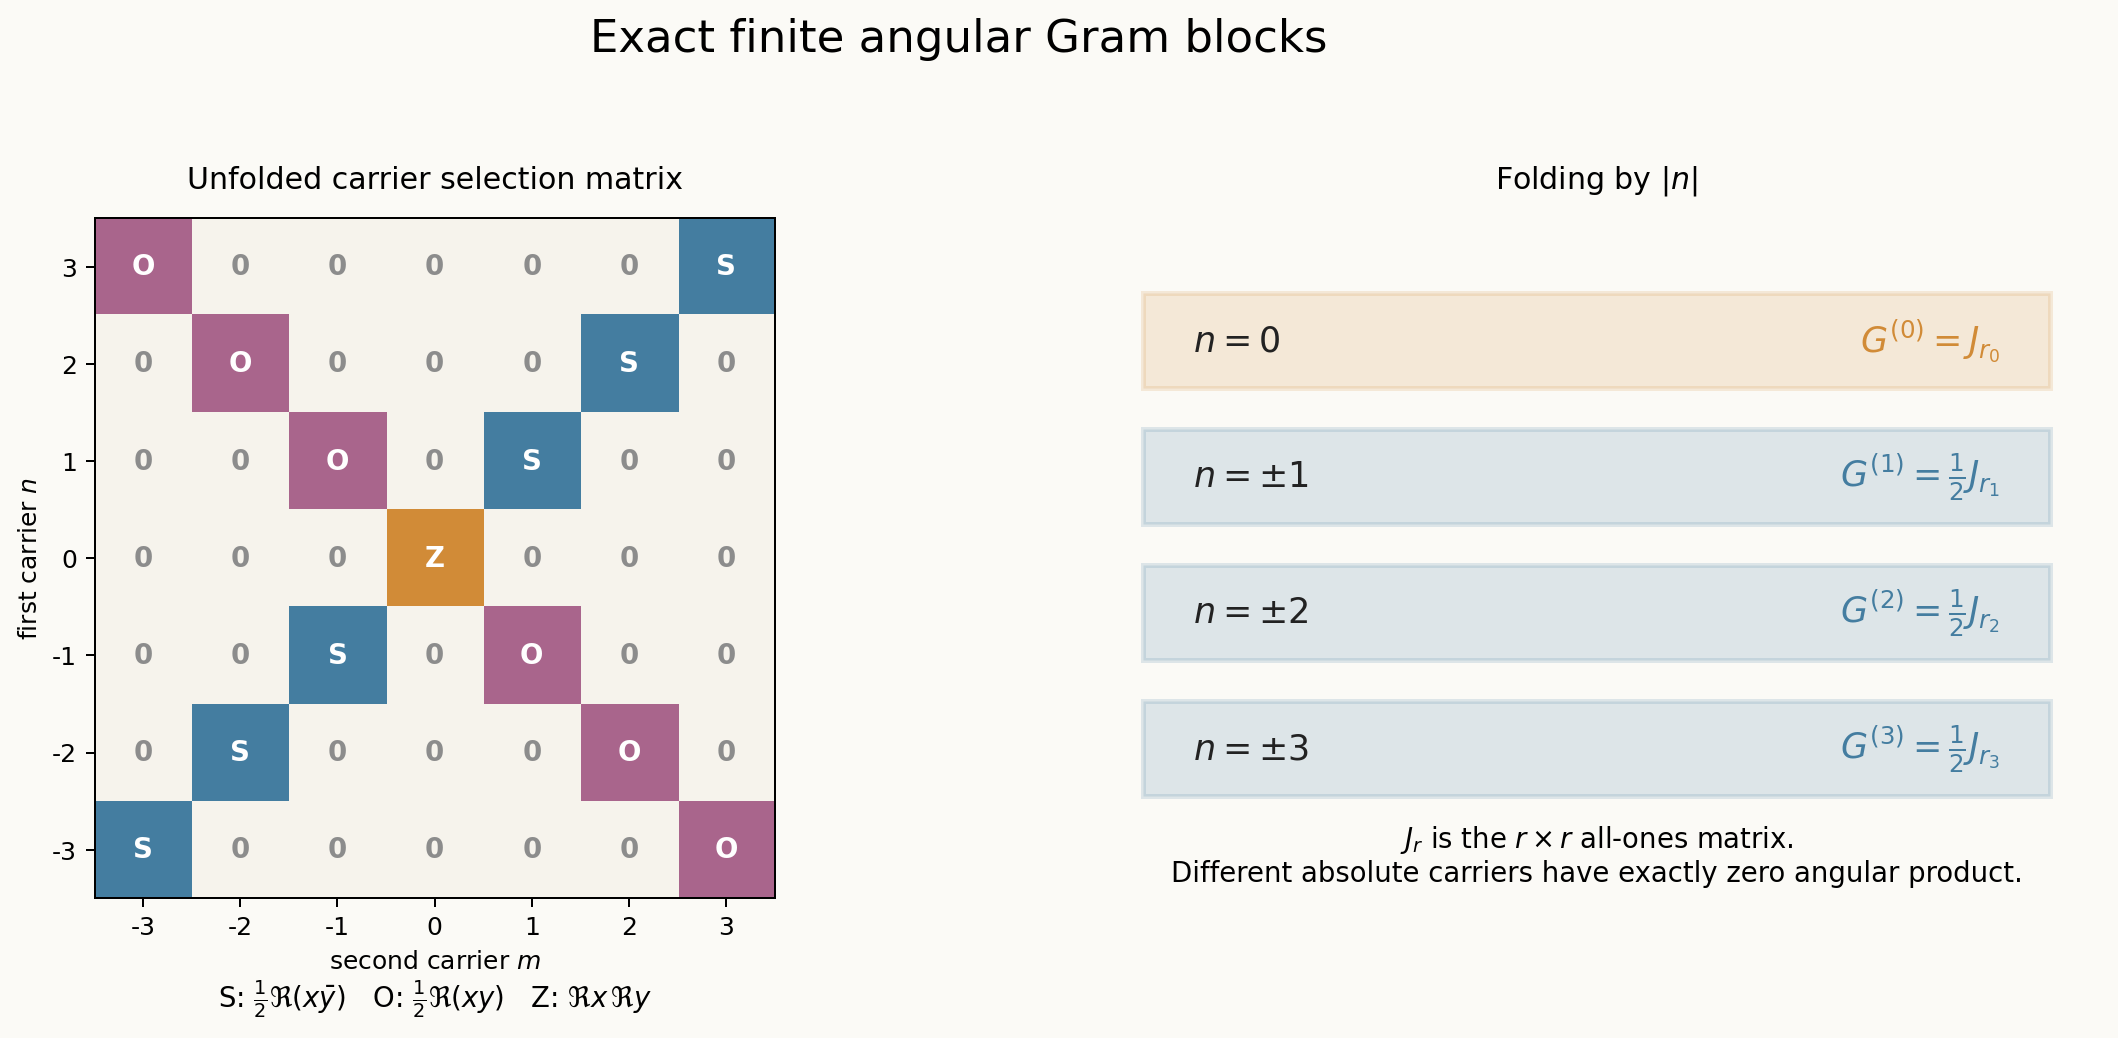

Write Python code to recreate this figure.
from pathlib import Path

import matplotlib.colors as colors
import matplotlib.pyplot as plt
import numpy as np


OUT = Path(__file__).with_suffix(".png")


def main() -> None:
    carriers = np.arange(-3, 4)
    matrix = np.zeros((len(carriers), len(carriers)), dtype=int)
    labels = np.full(matrix.shape, "0", dtype=object)
    for i, n in enumerate(carriers):
        for j, m in enumerate(carriers):
            if n == 0 and m == 0:
                matrix[i, j] = 3
                labels[i, j] = "Z"
            elif n == m:
                matrix[i, j] = 1
                labels[i, j] = "S"
            elif n == -m:
                matrix[i, j] = 2
                labels[i, j] = "O"

    cmap = colors.ListedColormap(["#f6f3ec", "#447da0", "#a9658c", "#d18b37"])
    norm = colors.BoundaryNorm([-0.5, 0.5, 1.5, 2.5, 3.5], cmap.N)
    fig, (ax0, ax1) = plt.subplots(1, 2, figsize=(13.5, 6.2), gridspec_kw={"width_ratios": [1.25, 1]})
    fig.patch.set_facecolor("#fbfaf6")

    ax0.imshow(matrix, cmap=cmap, norm=norm, origin="lower")
    ax0.set_xticks(range(len(carriers)), carriers)
    ax0.set_yticks(range(len(carriers)), carriers)
    ax0.set_xlabel(r"second carrier $m$")
    ax0.set_ylabel(r"first carrier $n$")
    ax0.set_title("Unfolded carrier selection matrix", pad=12)
    for i in range(len(carriers)):
        for j in range(len(carriers)):
            color = "white" if matrix[i, j] else "#8c8c8c"
            ax0.text(j, i, labels[i, j], ha="center", va="center", color=color, fontsize=11, weight="bold")
    ax0.text(
        0.5,
        -0.16,
        r"S: $\frac{1}{2}\Re(x\bar y)$   O: $\frac{1}{2}\Re(xy)$   Z: $\Re x\,\Re y$",
        transform=ax0.transAxes,
        ha="center",
        fontsize=11,
    )

    ax1.axis("off")
    ax1.set_xlim(0, 1)
    ax1.set_ylim(0, 1)
    ax1.set_title(r"Folding by $|n|$", pad=12)
    y_values = [0.82, 0.62, 0.42, 0.22]
    block_labels = [
        (r"$n=0$", r"$G^{(0)}=J_{r_0}$", "#d18b37"),
        (r"$n=\pm1$", r"$G^{(1)}=\frac{1}{2}J_{r_1}$", "#447da0"),
        (r"$n=\pm2$", r"$G^{(2)}=\frac{1}{2}J_{r_2}$", "#447da0"),
        (r"$n=\pm3$", r"$G^{(3)}=\frac{1}{2}J_{r_3}$", "#447da0"),
    ]
    for y, (left, right, color) in zip(y_values, block_labels, strict=True):
        ax1.add_patch(plt.Rectangle((0.05, y - 0.07), 0.90, 0.14, facecolor=color, alpha=0.16, edgecolor=color, lw=2))
        ax1.text(0.10, y, left, va="center", fontsize=14, color="#222222")
        ax1.text(0.90, y, right, va="center", ha="right", fontsize=14, color=color)
    ax1.text(0.5, 0.075, r"$J_r$ is the $r\times r$ all-ones matrix.", ha="center", fontsize=11)
    ax1.text(0.5, 0.025, "Different absolute carriers have exactly zero angular product.", ha="center", fontsize=11)

    fig.suptitle("Exact finite angular Gram blocks", fontsize=18, y=0.98)
    fig.tight_layout(rect=(0, 0.03, 1, 0.94))
    fig.savefig(OUT, dpi=180, bbox_inches="tight", facecolor=fig.get_facecolor())
    print(OUT)


if __name__ == "__main__":
    main()
